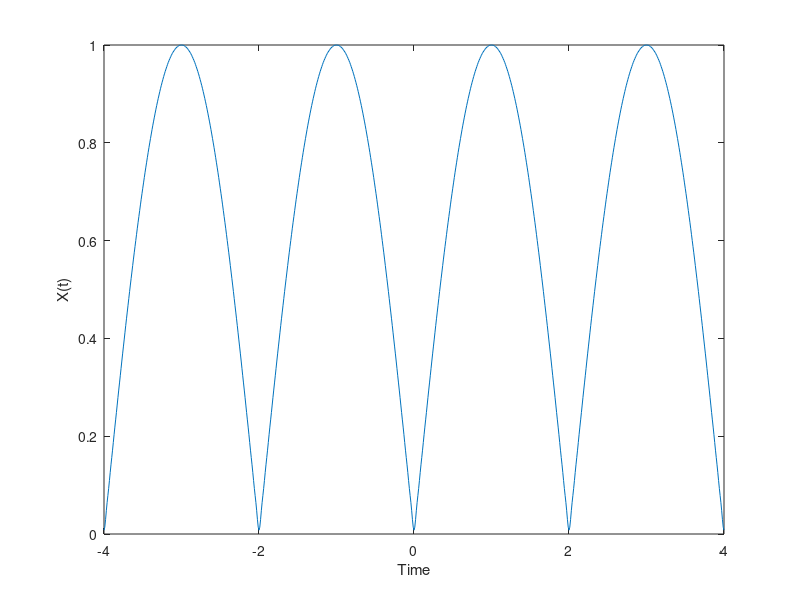
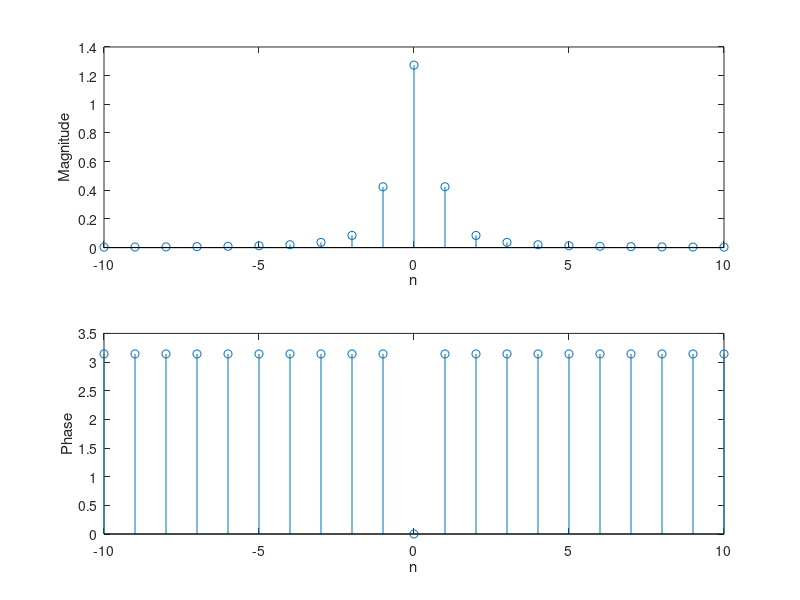

Write MATLAB code to recreate these figures, in order.
%% Part 1
  
  % A)
  
  p = 2;
  t = -4:0.01:4;
  V_s = 0;
  a_o = 2/pi;
  w_o = pi;
  
for n = 1:1:40
     V_s = V_s + (4/(pi*(1-4*n^2)))*exp(t.*w_o*n*1i); 
end

figure(1)
V_s = V_s + a_o;
plot(t,V_s)
xlabel("Time");
ylabel("X(t)");


% B)

n = -10:1:10;
D_n = (4/pi)./(1-4*n.^2);
phase = angle(D_n);
mag = abs(D_n);
figure(2)
subplot(2,1,1)
stem(n, mag);
xlabel("n");
ylabel("Magnitude");
subplot(2,1,2)
stem(n, phase);
xlabel("n");
ylabel("Phase");




